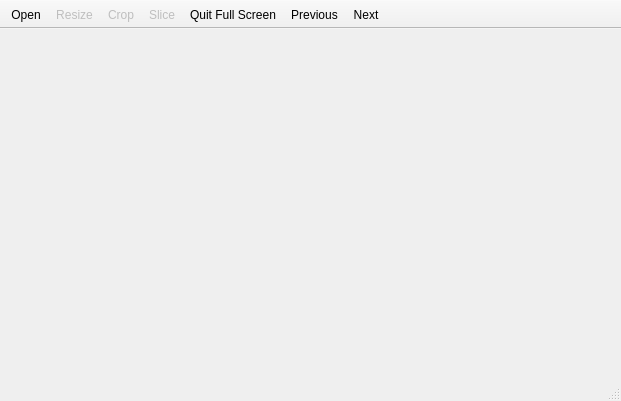
<?xml version="1.0" encoding="UTF-8"?>
<ui version="4.0">
 <class>MainWindow</class>
 <widget class="QMainWindow" name="MainWindow">
  <property name="geometry">
   <rect>
    <x>0</x>
    <y>0</y>
    <width>621</width>
    <height>401</height>
   </rect>
  </property>
  <property name="windowTitle">
   <string>Image Slice</string>
  </property>
  <widget class="QWidget" name="centralWidget">
   <layout class="QVBoxLayout" name="verticalLayout"/>
  </widget>
  <widget class="QToolBar" name="mainToolBar">
   <property name="enabled">
    <bool>true</bool>
   </property>
   <property name="movable">
    <bool>false</bool>
   </property>
   <property name="iconSize">
    <size>
     <width>48</width>
     <height>48</height>
    </size>
   </property>
   <property name="toolButtonStyle">
    <enum>Qt::ToolButtonTextUnderIcon</enum>
   </property>
   <attribute name="toolBarArea">
    <enum>TopToolBarArea</enum>
   </attribute>
   <attribute name="toolBarBreak">
    <bool>false</bool>
   </attribute>
   <addaction name="openAction"/>
   <addaction name="resizeAction"/>
   <addaction name="cropAction"/>
   <addaction name="sliceAction"/>
   <addaction name="quitAction"/>
   <addaction name="previousAction"/>
   <addaction name="nextAction"/>
  </widget>
  <widget class="QStatusBar" name="statusBar"/>
  <widget class="QMenuBar" name="menuBar">
   <property name="geometry">
    <rect>
     <x>0</x>
     <y>0</y>
     <width>621</width>
     <height>26</height>
    </rect>
   </property>
  </widget>
  <action name="openAction">
   <property name="icon">
    <iconset>
     <normaloff>:/open.png</normaloff>
     <normalon>:/images/open.png</normalon>:/open.png</iconset>
   </property>
   <property name="text">
    <string>&amp;Open</string>
   </property>
   <property name="toolTip">
    <string>Open New Image</string>
   </property>
   <property name="shortcut">
    <string>Ctrl+O</string>
   </property>
  </action>
  <action name="sliceAction">
   <property name="enabled">
    <bool>false</bool>
   </property>
   <property name="icon">
    <iconset>
     <normaloff>:/slice.png</normaloff>
     <normalon>:/images/slice.png</normalon>:/slice.png</iconset>
   </property>
   <property name="text">
    <string>&amp;Slice</string>
   </property>
   <property name="toolTip">
    <string>Image Slice</string>
   </property>
   <property name="shortcut">
    <string>Ctrl+S</string>
   </property>
  </action>
  <action name="cropAction">
   <property name="checkable">
    <bool>true</bool>
   </property>
   <property name="enabled">
    <bool>false</bool>
   </property>
   <property name="icon">
    <iconset>
     <normaloff>:/crop.png</normaloff>
     <normalon>:/images/crop.png</normalon>:/crop.png</iconset>
   </property>
   <property name="text">
    <string>&amp;Crop</string>
   </property>
   <property name="toolTip">
    <string>Crop Image</string>
   </property>
   <property name="shortcut">
    <string>Ctrl+C</string>
   </property>
  </action>
  <action name="quitAction">
   <property name="icon">
    <iconset>
     <normaloff>:/quit.png</normaloff>
     <normalon>:/images/quit.png</normalon>:/quit.png</iconset>
   </property>
   <property name="text">
    <string>&amp;Quit Full Screen</string>
   </property>
   <property name="shortcut">
    <string>Esc</string>
   </property>
   <property name="visible">
    <bool>false</bool>
   </property>
  </action>
  <action name="resizeAction">
   <property name="enabled">
    <bool>false</bool>
   </property>
   <property name="icon">
    <iconset>
     <normaloff>:/resize.png</normaloff>
     <normalon>:/images/resize.png</normalon>:/resize.png</iconset>
   </property>
   <property name="text">
    <string>&amp;Resize</string>
   </property>
   <property name="toolTip">
    <string>Resize Image</string>
   </property>
   <property name="shortcut">
    <string>Ctrl+R</string>
   </property>
  </action>
  <action name="previousAction">
   <property name="enabled">
    <bool>true</bool>
   </property>
   <property name="icon">
    <iconset resource="ImageCrop.qrc">
     <normaloff>:/images/last.png</normaloff>:/images/last.png</iconset>
   </property>
   <property name="text">
    <string>&amp;Previous</string>
   </property>
   <property name="toolTip">
    <string>Previous Image</string>
   </property>
   <property name="shortcut">
    <string>Ctrl+L</string>
   </property>
  </action>
  <action name="nextAction">
   <property name="enabled">
    <bool>true</bool>
   </property>
   <property name="icon">
    <iconset resource="ImageCrop.qrc">
     <normaloff>:/images/next.png</normaloff>
     <normalon>:/images/resize.png</normalon>:/images/next.png</iconset>
   </property>
   <property name="text">
    <string>&amp;Next</string>
   </property>
   <property name="toolTip">
    <string>Next Image</string>
   </property>
   <property name="shortcut">
    <string>Ctrl+N</string>
   </property>
  </action>
 </widget>
 <layoutdefault spacing="6" margin="11"/>
 <resources>
  <include location="ImageCrop.qrc"/>
 </resources>
 <connections/>
</ui>
